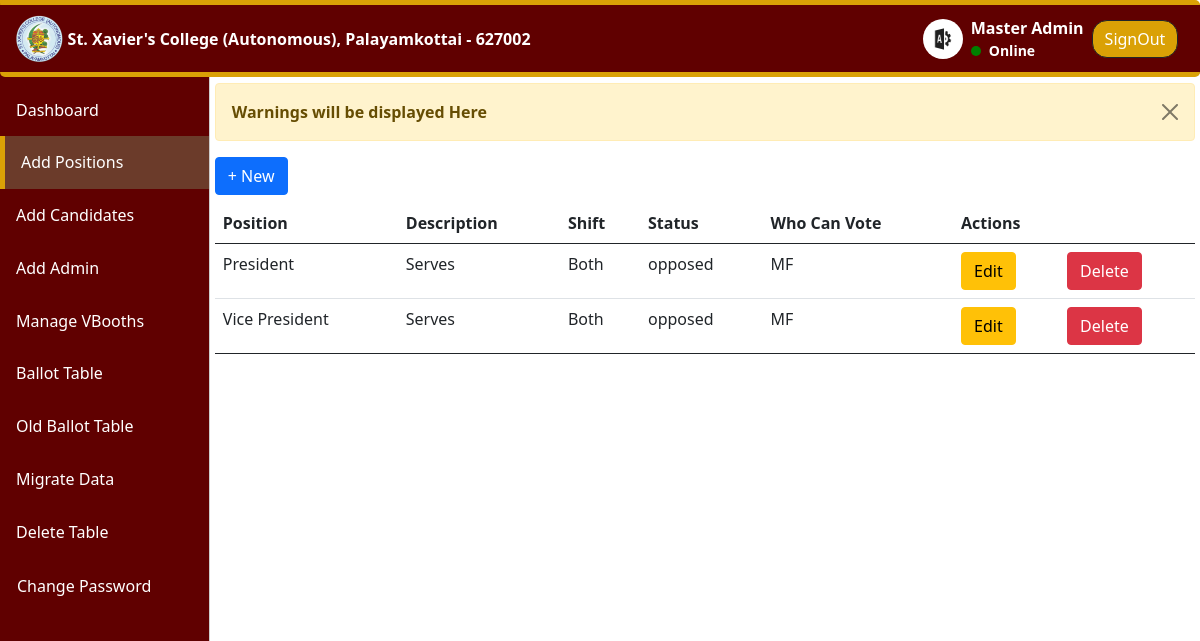
Screenshot of /admin/sxc-positions.php (signed in) with the database file from the repository.
### tables this page shows
CREATE TABLE `position` (
  `post_id` int(11) NOT NULL,
  `post` varchar(100) NOT NULL,
  `description` varchar(200) NOT NULL,
  `post_shift` enum('Shift-I','Shift-II','Both') NOT NULL,
  `post_status` enum('opposed','unopposed','nocontest') NOT NULL DEFAULT 'opposed',
  `who_can_vote` enum('MF','M','F') NOT NULL,
  `created_at` datetime NOT NULL DEFAULT current_timestamp(),
  `updated_on` datetime DEFAULT current_timestamp() ON UPDATE current_timestamp()
);

### util_classes/Position.php (called while the page is built, shortened)
<?php
include_once('../connection/connection.php');
class Position
{
    private $conn;
    private $table = 'position';
    public function __construct($conn)
    {
        $this->conn = $conn;
    }
    public function readAll()
    {
        try {
            $qry = "Select * from {$this->table}";
            $res = $this->conn->query($qry);
            $position = [];
            while ($result = $res->fetch_assoc()) {
                $position[] = $result;
            }
            return ['data' => $position, 'num_rows' => $res->num_rows];
        } catch (Exception $e) {
            echo $e->getMessage();
            $this->error=$e;
            return null;
        }
    }
}
$pos = new Position($conn);

### admin/sxc-positions.php (the view, shortened to what this page needs)
<!DOCTYPE html>
<html lang="en">
<head>
</head>
<body>
    <header>
        <?php
        include_once("includes/navbar.php");
        ?>
    </header>
    <main class="content-wrapper">
        <?php
        include_once("../util_classes/Position.php");
        ?>
        <div class='alert alert-warning alert-dismissible fade show' role='alert'>
            <buton type='button' class="btn-close" data-bs-dismiss='alert'></buton>
            <b>Warnings will be displayed Here</b><br>
        </div>
        <button type="button" name='new' class="btn btn-primary" data-bs-toggle="modal" data-bs-target="#candidate">
            + New
        </button>
        <?php
        $result = $pos->readAll();
        if ($data = $result['data']) {
            echo "<div class='table-responsive '>
        <table class='table my-2 sxc-positions '>
            <thead>
                <tr>
                    <th>Id</th>
                    <th>Position</th>
                    <th>Description</th>
                    <th>Shift</th>
                    <th>Status</th>
                    <th>Who Can Vote</th>
                    <th colspan='2'>Actions</th>
                </tr>
            </thead>
            <tbody>";
            for ($i = 0; $i < count($data); $i++) {
                echo "<tr><td>{$data[$i]['post_id']}</td><td>{$data[$i]['post']}</td><td>{$data[$i]['description']}</td><td>{$data[$i]['post_shift']}</td><td>{$data[$i]['post_status']}</td><td>{$data[$i]['who_can_vote']}</td>
                <td><button class='btn btn-warning' type='submit' name='edit' value={$data[$i]['post_id']} form='form_temp'>Edit</button></td><td><button class='btn btn-danger' type='submit' name='delete' value={$data[$i]['post_id']} form='form_temp'>Delete</button></td></tr>";
            }
            echo "</tbody>
            <tfoot>
            </tfoot>
        </table>
        </div>";
        } else {
            echo "<center><b>No Data Available</b></center>";
        }
        ?>
    </main>
</body>
</html>

### assets/css-js/styles.css (style rules this page uses)
.content-wrapper { margin-top: 5.2rem; padding:0.5rem; position: relative; }
.sxc-positions thead tr th { text-align: left; }
table th { text-align: center; }
table.table button.btn { font-size: inherit; }
.btn-close { z-index: 10050!important; }
@media screen and (min-width:768px) { .content-wrapper { padding:0rem 0.3rem; margin-left: 210px; } }

### rows the page displays
position: post "President", description "Serves", post_shift "Both", post_status "opposed", who_can_vote "MF", $data[$i]['post_id'] 5 (drawn)
position: post "Vice President", description "Serves", post_shift "Both", post_status "opposed", who_can_vote "MF", $data[$i]['post_id'] 6 (drawn)

### other values shown
$_SESSION['admin_name'] "Master Admin"
